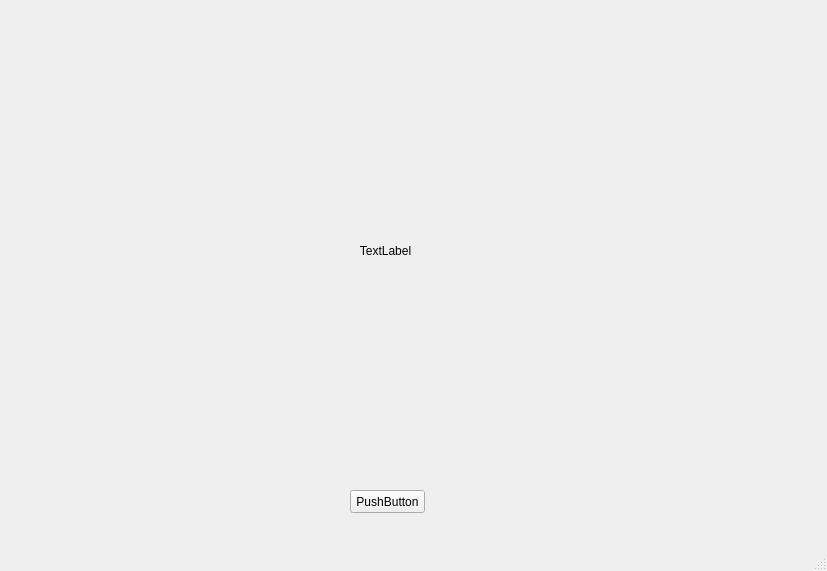
<?xml version="1.0" encoding="UTF-8"?>
<ui version="4.0">
 <class>MainWindow</class>
 <widget class="QMainWindow" name="MainWindow">
  <property name="geometry">
   <rect>
    <x>0</x>
    <y>0</y>
    <width>827</width>
    <height>571</height>
   </rect>
  </property>
  <property name="windowTitle">
   <string>MainWindow</string>
  </property>
  <widget class="QWidget" name="centralwidget">
   <widget class="QPushButton" name="pushButton">
    <property name="geometry">
     <rect>
      <x>350</x>
      <y>490</y>
      <width>75</width>
      <height>23</height>
     </rect>
    </property>
    <property name="text">
     <string>PushButton</string>
    </property>
   </widget>
   <widget class="QLabel" name="label">
    <property name="geometry">
     <rect>
      <x>10</x>
      <y>10</y>
      <width>751</width>
      <height>481</height>
     </rect>
    </property>
    <property name="text">
     <string>TextLabel</string>
    </property>
    <property name="alignment">
     <set>Qt::AlignCenter</set>
    </property>
   </widget>
  </widget>
  <widget class="QMenuBar" name="menubar">
   <property name="geometry">
    <rect>
     <x>0</x>
     <y>0</y>
     <width>827</width>
     <height>21</height>
    </rect>
   </property>
  </widget>
  <widget class="QStatusBar" name="statusbar"/>
 </widget>
 <resources/>
 <connections/>
</ui>
